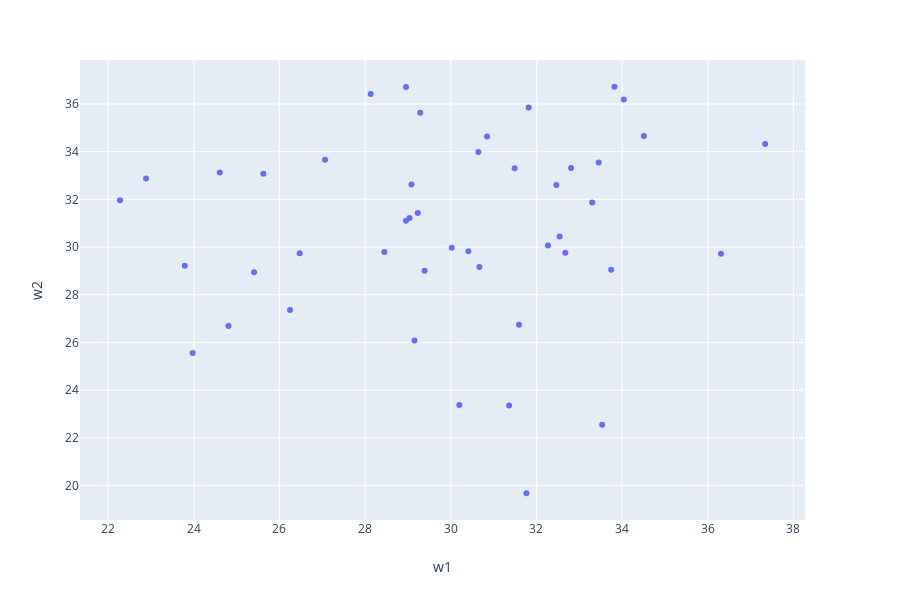

Notebook code for this chart:
### Code cell
px.scatter(df_e.reset_index(), x='w1', y='w2', hover_name='index')

### Figure 1 — Plotly figure (JSON) as saved in the notebook; plotly's stock layout.template omitted (floating-point values rounded to 4 significant figures)
{"data": [{"hoverlabel": {"namelength": 0}, "hovertemplate": "<b>%{hovertext}</b><br><br>w1=%{x}<br>w2=%{y}", "hovertext": ["streetwear", "Jokes", "MaddenUltimateTeam", "cringe", "CFB", "food", "pcmasterrace", "jailbreak", "MLS", "MMA", "rupaulsdragrace", "GlobalOffensive", "bodybuilding", "Kappa", "videos", "reddevils", "todayilearned", "KerbalSpaceProgram", "justneckbeardthings", "LifeProTips", "airsoft", "GameDeals", "toronto", "eu4", "cars", "Warframe", "EarthPorn", "techsupport", "heroesofthestorm", "Drugs", "oculus", "KotakuInAction", "exjw", "stopdrinking", "AskWomen", "EDH", "photography", "Fantasy", "femalefashionadvice", "breakingmom", "BabyBumps", "explainlikeimfive", "xxfitness", "TwoXChromosomes", "Advice", "relationships"], "legendgroup": "", "marker": {"color": "#636efa", "symbol": "circle"}, "mode": "markers", "name": "", "showlegend": false, "type": "scatter", "x": [27.06, 31.82, 33.45, 33.53, 26.47, 37.34, 25.41, 29.23, 25.62, 24.81, 32.67, 24.61, 30.02, 29.04, 26.25, 23.97, 28.95, 22.89, 31.36, 36.31, 31.49, 22.28, 34.04, 29.29, 23.79, 28.95, 28.45, 32.27, 33.74, 30.85, 32.46, 28.13, 30.41, 33.3, 30.67, 34.51, 29.08, 32.81, 33.82, 30.64, 29.39, 31.59, 32.54, 29.15, 31.76, 30.2], "xaxis": "x", "y": [33.67, 35.85, 33.55, 22.55, 29.74, 34.32, 28.95, 31.43, 33.08, 26.69, 29.77, 33.13, 29.97, 31.22, 27.36, 25.56, 31.11, 32.87, 23.35, 29.72, 33.3, 31.96, 36.19, 35.64, 29.22, 36.72, 29.79, 30.07, 29.05, 34.64, 32.6, 36.42, 29.82, 31.87, 29.16, 34.66, 32.63, 33.32, 36.72, 33.98, 29.01, 26.74, 30.45, 26.08, 19.67, 23.37], "yaxis": "y"}], "layout": {"height": 600, "legend": {"tracegroupgap": 0}, "margin": {"t": 60}, "xaxis": {"anchor": "y", "domain": [0, 0.98], "title": {"text": "w1"}}, "yaxis": {"anchor": "x", "domain": [0, 1], "title": {"text": "w2"}}}}
